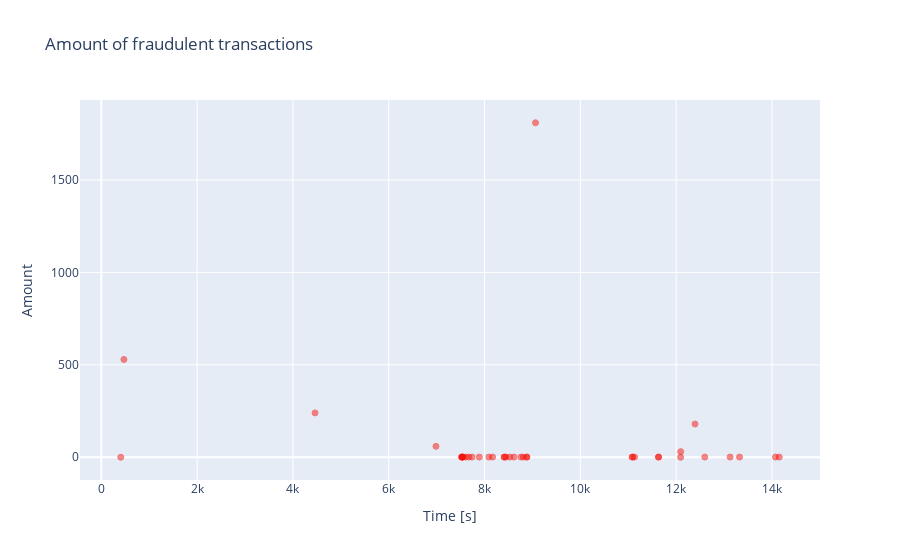

The code cell stored with this chart in its notebook:
### Code cell
fraud = data_df.loc[data_df['Class'] == 1]

trace = go.Scatter(
    x = fraud['Time'],y = fraud['Amount'],
    name="Amount",
     marker=dict(
                color='rgb(238,23,11)',
                line=dict(
                    color='red',
                    width=1),
                opacity=0.5,
            ),
    text= fraud['Amount'],
    mode = "markers"
)
data = [trace]
layout = dict(title = 'Amount of fraudulent transactions',
          xaxis = dict(title = 'Time [s]', showticklabels=True), 
          yaxis = dict(title = 'Amount'),
          hovermode='closest'
         )
fig = dict(data=data, layout=layout)
iplot(fig, filename='fraud-amount')

### Figure 1 — Plotly figure (JSON) as saved in the notebook; plotly's stock layout.template omitted (floating-point values rounded to 4 significant figures)
{"data": [{"marker": {"color": "rgb(238,23,11)", "line": {"color": "red", "width": 1}, "opacity": 0.5}, "mode": "markers", "name": "Amount", "text": [0, 529, 239.9, 59, 1, 1, 1, 1, 1, 1, 1, 1, 1, 1, 1, 1, 1, 1, 1, 1, 1, 1.1, 1, 1, 1810.0, 1, 1, 1, 1, 1, 0, 30.39, 179.7, 1, 1, 1, 1, 1], "type": "scatter", "x": [406, 472, 4462, 6986, 7519, 7526, 7535, 7543, 7551, 7610, 7672, 7740, 7891, 8090, 8169, 8408, 8415, 8451, 8528, 8614, 8757, 8808, 8878, 8886, 9064, 11080, 11092, 11131, 11629, 11635, 12093, 12095, 12393, 12597, 13126, 13323, 14073, 14152], "y": [0, 529, 239.9, 59, 1, 1, 1, 1, 1, 1, 1, 1, 1, 1, 1, 1, 1, 1, 1, 1, 1, 1.1, 1, 1, 1810.0, 1, 1, 1, 1, 1, 0, 30.39, 179.7, 1, 1, 1, 1, 1]}], "layout": {"hovermode": "closest", "title": {"text": "Amount of fraudulent transactions"}, "xaxis": {"showticklabels": true, "title": {"text": "Time [s]"}}, "yaxis": {"title": {"text": "Amount"}}}}
